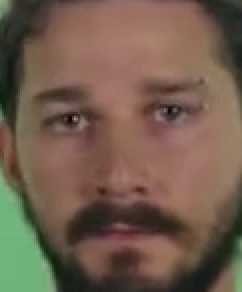
#> input picture data/predictions/prediction0.jpg, 121 x 146 px (shown 2 times larger); its folder holds only this picture in this run
$ python make_video_comparison.py
#> lines starting #> are read from the running program, lines starting #| are printed output that depends on the picture
import cv2
import os

"""
    This module is to generate two videos of prediction`s frames and source frames

"""


def video_predictions():

    # Writes video from constructed frames
    _, _, src_files = next(os.walk('../data/predictions/'))
    file_count = len(src_files)
    img_array = []
    for i in range(file_count):

        img = cv2.imread('../data/predictions/prediction{index}.jpg'.format(index=i))
#> img is the input picture: shape (146, 121, 3); mean B, G, R 77, 92.8, 114.2
        if img is None:
            continue
        img = cv2.resize(img, (128, 128))
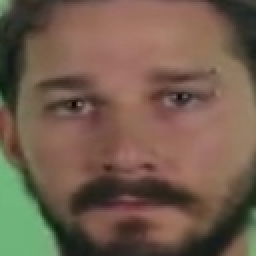
#> img: shape (128, 128, 3) (shown 2 times larger); mean B, G, R 76.9, 92.7, 114.1
        height, width, layers = img.shape
#> height = 128; width = 128; layers = 3
        size = (width, height)
#> size = (128, 128)
        img_array.append(img)

    out = cv2.VideoWriter('../data/pred_video.avi', cv2.VideoWriter_fourcc(*'DIVX'), 24, size)

    for i in range(len(img_array)):
        out.write(img_array[i])
#> this loop made 1 pass
    out.release()

    print("Video converted.")


def video_source():

    # Writes video from constructed frames
#> (the run stopped early here; a loop or call above may not have finished)
